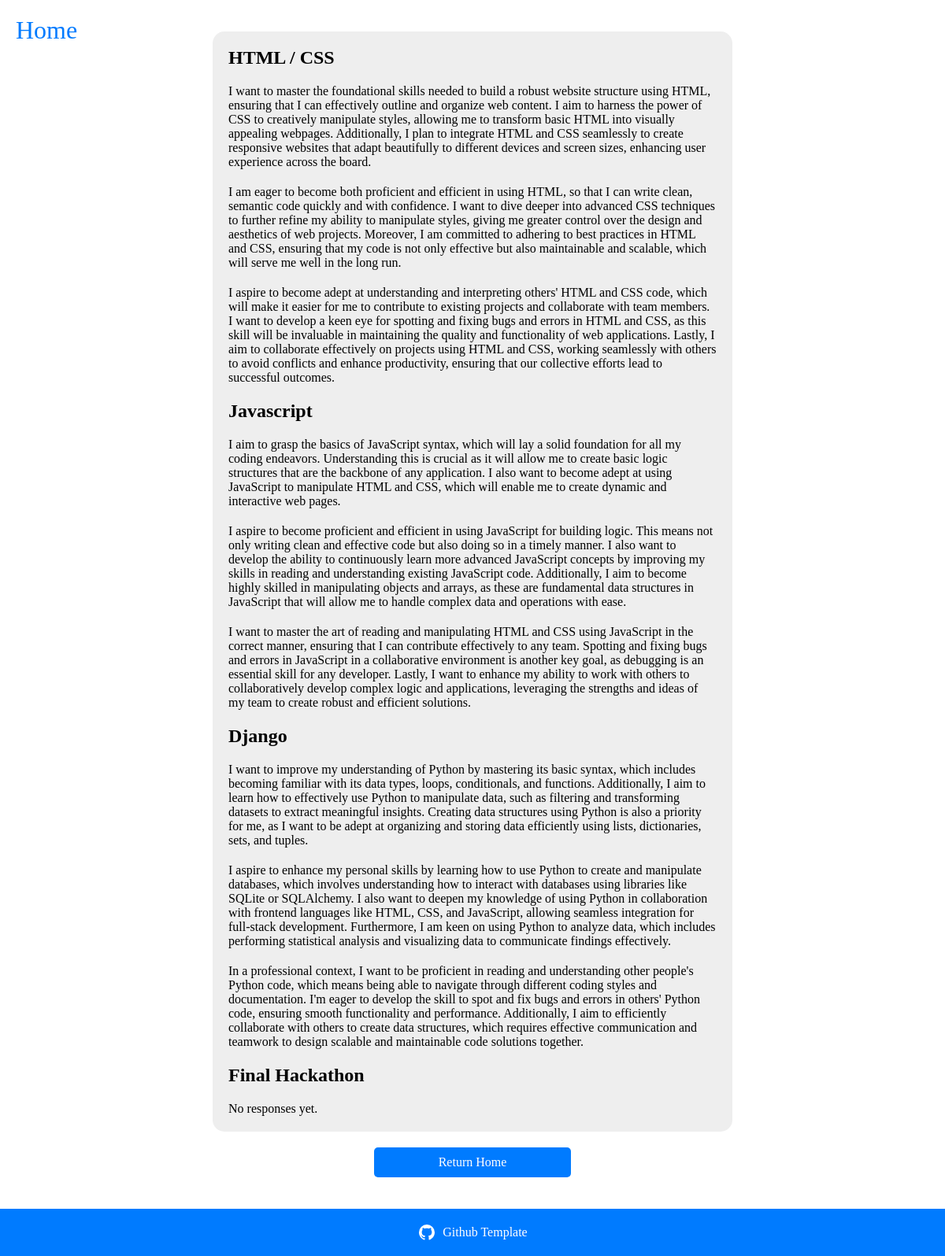
The app's page /responses with its own data.
### module/models.py (models this page shows, shortened)
class GoalResponse(models.Model):
    module_number = models.CharField(max_length=51)
    type_of_goal = models.CharField(max_length=51)
    text = models.TextField()

### home/views.py (the view)
# urls.py: path('responses', views.responses, name='responses'),
def responses(request):
    module_one_responses = GoalResponse.objects.filter(module_number='one')
    module_two_responses = GoalResponse.objects.filter(module_number='two')
    module_three_responses = GoalResponse.objects.filter(module_number='three')
    module_four_responses = GoalResponse.objects.filter(module_number='four')
    context = {
        'module_one_responses': module_one_responses,
        'module_two_responses': module_two_responses,
        'module_three_responses': module_three_responses,
        'module_four_responses': module_four_responses,
    }
    return render(request, 'home/responses.html', context)

### home/templates/home/responses.html (shortened to what this page needs)
{% extends "base.html" %}
{% load static %}
{% block extra_css %}
    <link rel="stylesheet" href="{% static 'css/home.css' %}">
{% endblock %}
{% block content %}
<section class="home-section container-col">
    <div class="responses-container container-col">
        <h2>HTML / CSS</h2>
        {% if module_one_responses %}
            {% for r in module_one_responses %}
                <p>{{ r.text }}</p>
            {% endfor %}
        {% else %}
            <p>No responses yet.</p>
        {% endif %}
        <h2>Javascript</h2>
        {% if module_two_responses %}
            {% for r in module_two_responses %}
                <p>{{ r.text }}</p>
            {% endfor %}
        {% else %}
            <p>No responses yet.</p>
        {% endif %}
        <h2>Django</h2>
        {% if module_three_responses %}
            {% for r in module_three_responses %}
                <p>{{ r.text }}</p>
            {% endfor %}
        {% else %}
            <p>No responses yet.</p>
        {% endif %}
        <h2>Final Hackathon</h2>
        {% if module_four_responses %}
            {% for r in module_four_responses %}
                <p>{{ r.text }}</p>
            {% endfor %}
        {% else %}
            <p>No responses yet.</p>
        {% endif %}
    </div>
    <a href="{% url 'home' %}" class="btn">Return Home</a>
</section>
{% endblock %}

### templates/base.html (shortened to what this page needs)
{% load static %}
<!doctype html>
<html lang="en">
  <head>
    {% block corecss %}
    <link rel="stylesheet" href="{% static 'css/base.css' %}">
    {% endblock %}
    {% block extra_css %}
    {% endblock %}
  </head>
  <body>
    <header class="header">
      <a href="{% url 'home' %}">Home</a>
    </header>
    {% block content %}
    {% endblock %}
    <footer class="footer container-col">
        <a href="https://github.com/dillon-mccaffrey-ci/STUDENT_GOALS_TEMPLATE" class="footer-link" target="_blank">
          <span class="footer-text">Github Template</span>
        </a>
    </footer>
  </body>
</html>

### static/css/base.css (style rules this page uses)
* { margin: 0; padding: 0; box-sizing: border-box; }
body { display: flex; justify-content: center; align-items: center; flex-direction: column; }
.header { position: fixed; left: 20px; top: 20px; }
.header a { font-size: 2rem; text-decoration: none; color: #007bff; }
h2 { font-size: 2rem; }
.icon { width: 24px; height: 24px; }
.footer { width: 100%; height: 60px; background-color: #007bff; }
.footer a { color: #fff; text-decoration: none; display: flex; justify-content: center; align-items: center; gap: 8px; }
.container-col { display: flex; justify-content: center; align-items: center; flex-direction: column; }
.btn { display: inline-block; padding: 10px 20px; font-size: 16px; color: #fff; background-color: #007bff; border: none; border-radius: 5px; text-decoration: none; text-align: center; transition: background-color 0.3s ease; min-width: 250px; }

### home/static/css/home.css (style rules this page uses)
.home-section { gap: 20px; min-height: calc(100vh - 60px); padding: 40px 0; }
.home-section h2 { font-size: 24px; }
.responses-container { width: 660px; border-radius: 15px; padding: 20px; background-color: #eeeeee; gap: 20px; align-items: flex-start; }

### records on screen
GoalResponse: text "I want to master the foundational skills needed to build a robust website structure using HTML, ensuring that I can effectively outline and organize web content. I aim to harness the power of CSS to creatively manipulate styles, allowing me to transform basic HTML into visually appealing webpages. Additionally, I plan to integrate HTML and CSS seamlessly to create responsive websites that adapt beautifully to different devices and screen sizes, enhancing user experience across the board."
GoalResponse: text "I am eager to become both proficient and efficient in using HTML, so that I can write clean, semantic code quickly and with confidence. I want to dive deeper into advanced CSS techniques to further refine my ability to manipulate styles, giving me greater control over the design and aesthetics of web projects. Moreover, I am committed to adhering to best practices in HTML and CSS, ensuring that my code is not only effective but also maintainable and scalable, which will serve me well in the long run."
GoalResponse: text "I aspire to become adept at understanding and interpreting others' HTML and CSS code, which will make it easier for me to contribute to existing projects and collaborate with team members. I want to develop a keen eye for spotting and fixing bugs and errors in HTML and CSS, as this skill will be invaluable in maintaining the quality and functionality of web applications. Lastly, I aim to collaborate effectively on projects using HTML and CSS, working seamlessly with others to avoid conflicts and enhance productivity, ensuring that our collective efforts lead to successful outcomes."
GoalResponse: text "I aim to grasp the basics of JavaScript syntax, which will lay a solid foundation for all my coding endeavors. Understanding this is crucial as it will allow me to create basic logic structures that are the backbone of any application. I also want to become adept at using JavaScript to manipulate HTML and CSS, which will enable me to create dynamic and interactive web pages."
GoalResponse: text "I aspire to become proficient and efficient in using JavaScript for building logic. This means not only writing clean and effective code but also doing so in a timely manner. I also want to develop the ability to continuously learn more advanced JavaScript concepts by improving my skills in reading and understanding existing JavaScript code. Additionally, I aim to become highly skilled in manipulating objects and arrays, as these are fundamental data structures in JavaScript that will allow me to handle complex data and operations with ease."
GoalResponse: text "I want to master the art of reading and manipulating HTML and CSS using JavaScript in the correct manner, ensuring that I can contribute effectively to any team. Spotting and fixing bugs and errors in JavaScript in a collaborative environment is another key goal, as debugging is an essential skill for any developer. Lastly, I want to enhance my ability to work with others to collaboratively develop complex logic and applications, leveraging the strengths and ideas of my team to create robust and efficient solutions."
GoalResponse: text "I want to improve my understanding of Python by mastering its basic syntax, which includes becoming familiar with its data types, loops, conditionals, and functions. Additionally, I aim to learn how to effectively use Python to manipulate data, such as filtering and transforming datasets to extract meaningful insights. Creating data structures using Python is also a priority for me, as I want to be adept at organizing and storing data efficiently using lists, dictionaries, sets, and tuples."
GoalResponse: text "I aspire to enhance my personal skills by learning how to use Python to create and manipulate databases, which involves understanding how to interact with databases using libraries like SQLite or SQLAlchemy. I also want to deepen my knowledge of using Python in collaboration with frontend languages like HTML, CSS, and JavaScript, allowing seamless integration for full-stack development. Furthermore, I am keen on using Python to analyze data, which includes performing statistical analysis and visualizing data to communicate findings effectively."
GoalResponse: text "In a professional context, I want to be proficient in reading and understanding other people's Python code, which means being able to navigate through different coding styles and documentation. I'm eager to develop the skill to spot and fix bugs and errors in others' Python code, ensuring smooth functionality and performance. Additionally, I aim to efficiently collaborate with others to create data structures, which requires effective communication and teamwork to design scalable and maintainable code solutions together."
